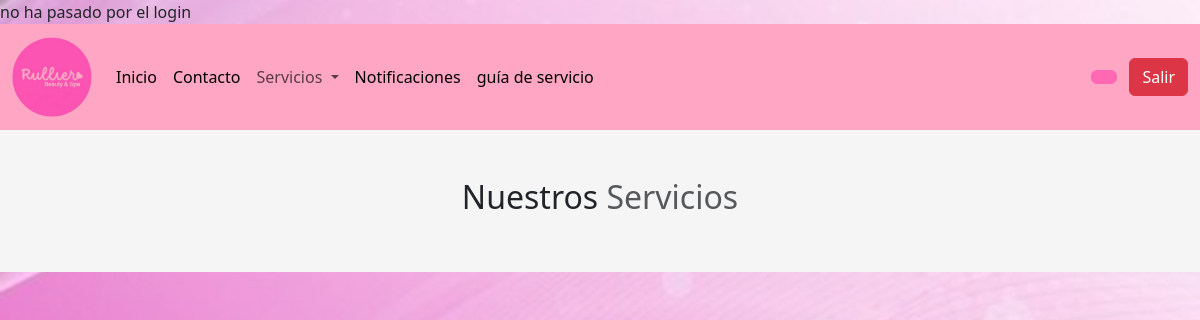
/clientes/servicios/manicura/index.php, run on an earlier commit of the app's database.
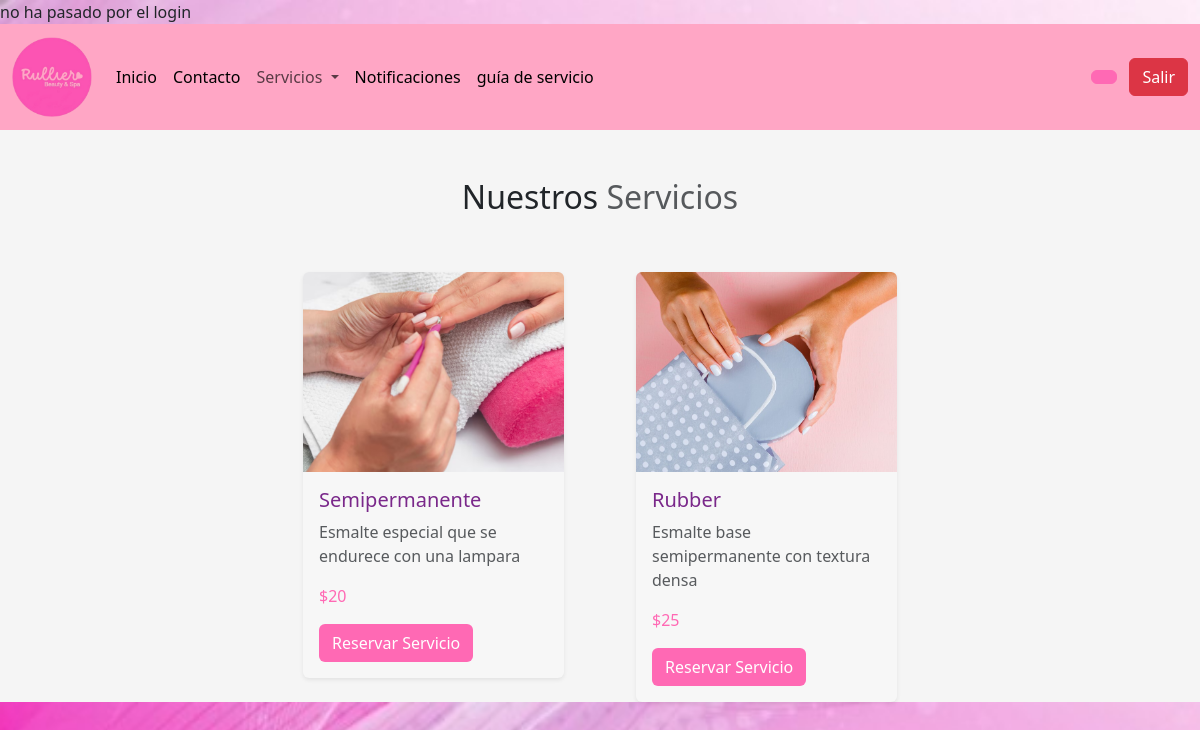
And on a later commit of the database.
### tables this page shows
CREATE TABLE `services` (
  `id` int(11) NOT NULL,
  `nombre` varchar(45) NOT NULL,
  `categoria` varchar(45) NOT NULL,
  `descripcion` text DEFAULT NULL,
  `precio` float DEFAULT NULL,
  `imagen` text DEFAULT NULL,
  `fecha_creacion` timestamp NULL DEFAULT current_timestamp(),
  `fecha_actualizacion` timestamp NULL DEFAULT current_timestamp() ON UPDATE current_timestamp(),
  `id_usuario` int(11) DEFAULT NULL
);

### app/config.php (called while the page is built, shortened)
<?php
    $URL = "http://localhost/spa";
?>

### clientes/servicios/manicura/index.php (the view, shortened to what this page needs)
<?php
include '../../../app/config.php';
$sql = "SELECT * FROM services where categoria = 'manicurista' ";
$query = $pdo->prepare($sql);
$query->execute();
$servicios = $query->fetchAll(PDO::FETCH_ASSOC);
?>
<?php include '../../layout/cabecera.php';?>
<?php include '../../layout/nav.php';?>
<section style="background-color: #f5f5f5;" class="servicios pt-5">
    <div class="container">
        <div class="row">
        <div class="col-md-12">
            <h2 class="text-center">Nuestros <span class=" opacity-75">Servicios</span></h2>
        </div>
        </div>
<div class="row mt-5 d-flex justify-content-center align-items-start gap-5">
    <?php
    foreach ($servicios as $servicio) {
    ?>
    <div class="col-md-4 col-lg-3 col-sm-6">
        <div class="card border-0 shadow-sm" style="background-color: #f7f7f7;">
            <img src="<?php echo $URL; ?>/public/images/servicios/<?php echo $servicio["imagen"]; ?>" alt="ad" class="img-fluid rounded-top" style="height: 200px; object-fit: cover;">
            <div class="card-body">
                <h5 class="card-title text-purple" style="color: #7a288a;"><?php echo $servicio['nombre']; ?></h5>
                <p class="text-muted"><?php echo $servicio['descripcion']; ?></p>
                <p class="card-text text-pink" style="color: #ff69b4;"><?php echo '$' . $servicio['precio']; ?></p>
                <a href="servicios_calendario.php?id_servicio=<?php echo $servicio['id']; ?>" class="btn btn-pink" style="background-color: #ff69b4; color: #ffffff;">Reservar Servicio</a>
            </div>
        </div>
    </div>
    <?php
    }
    ?>
</div>
    </div>
</section>

What changed in the data, as far as the page shows it:
added services: imagen (picture), nombre "Semipermanente", descripcion "Esmalte especial que se endurece con una lampara", precio "20"
added services: imagen (picture), nombre "Rubber", descripcion "Esmalte base semipermanente con textura densa", precio "25"
